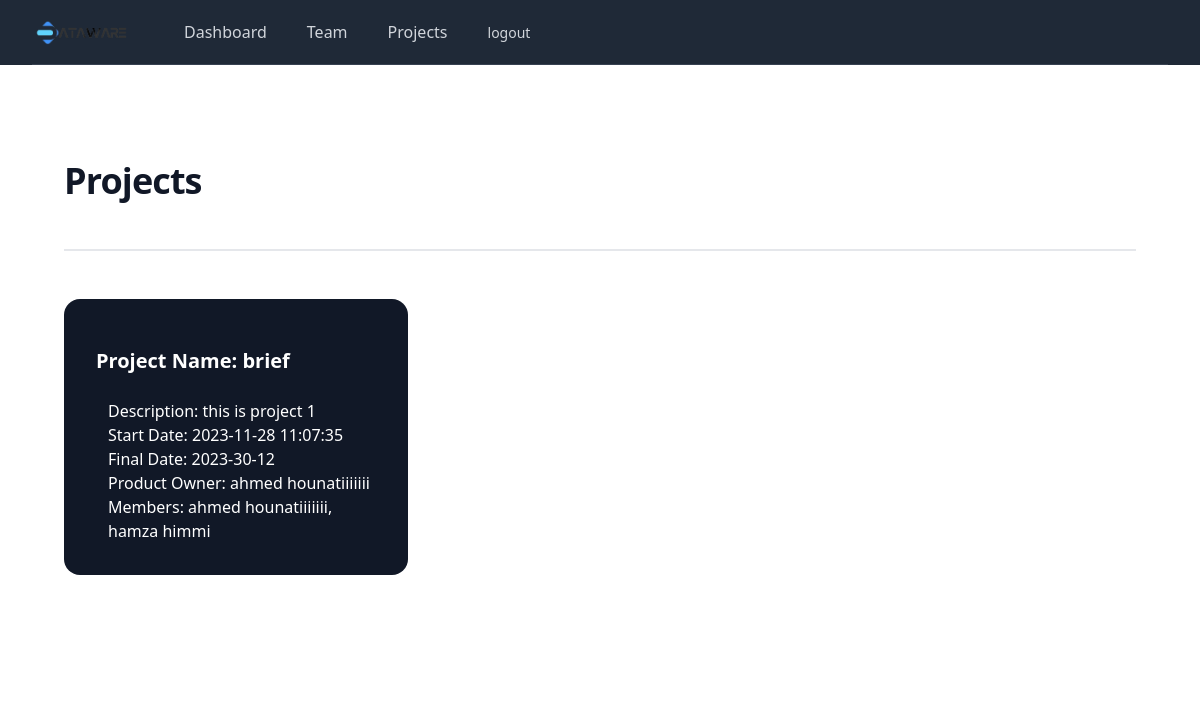
Screenshot of /sm/projectssm.php with the database file from the repository.
### tables this page shows
CREATE TABLE `projects` (
    `IDProject` int(11) NOT NULL,
    `ProjectName` varchar(50) DEFAULT NULL,
    `Discription` varchar(255) DEFAULT NULL,
    `Datedepart` datetime NOT NULL DEFAULT curtime(),
    `Datedefini` varchar(10) DEFAULT NULL,
    `IDPO` int(11) NOT NULL
);

CREATE TABLE `perssonel` (
    `Id` int(11) NOT NULL,
    `FirstName` varchar(255) DEFAULT NULL,
    `LastName` varchar(255) DEFAULT NULL,
    `Email` varchar(255) DEFAULT NULL,
    `Passdwd` varchar(255) DEFAULT NULL,
    `Tel` varchar(25) DEFAULT NULL,
    `IDTeam` int(11) DEFAULT NULL,
    `Statut` varchar(255) DEFAULT NULL,
    `DateCreation` datetime NOT NULL DEFAULT curtime(),
    `IDProject` int(11) DEFAULT NULL,
    `role` enum('user', 'scrum_master', 'product_owner') NOT NULL DEFAULT 'user'
);

### sm/projectssm.php (the view, shortened to what this page needs)
<?php
require '../includes/conn.inc.php';
?>
<!DOCTYPE html>
<html lang="en">
<head>
    <script src="https://cdn.tailwindcss.com"></script>
</head>
<body>
    <div class="min-h-full">
        <div class="pb-32">
            <nav class="bg-gray-800">
                <div class="max-w-7xl mx-auto sm:px-6 lg:px-8">
                    <div class="border-b border-gray-700">
                        <div class="flex items-center justify-between h-16 px-4 sm:px-0">
                            <div class="flex items-center">
                                <div class="flex-shrink-0">
                                    <img class="w-[100px]" src="../img/logo-removebg-preview.png" alt="logo">
                                </div>
                                <div class="hidden md:block">
                                    <div class="ml-10 flex items-baseline space-x-4">
                                        <a href="./dashboardsm.php" class="text-gray-300 hover:bg-gray-700 hover:text-white block px-3 py-2 rounded-md text-base font-medium">Dashboard</a>
                                        <a href="./squads.php" class="text-gray-300 hover:bg-gray-700 hover:text-white block px-3 py-2 rounded-md text-base font-medium">Team</a>
                                        <a href="./projectssm.php" class="text-gray-300 hover:bg-gray-700 hover:text-white block px-3 py-2 rounded-md text-base font-medium">Projects</a>
                                        <a href="../logout.php" class="text-gray-300 hover:bg-gray-700 hover:text-white px-3 py-2 rounded-md text-sm font-medium">logout</a>
                                    </div>
                                </div>
                            </div>
                        </div>
                    </div>
                </div>
            </nav>
        </div>
        <main class="-mt-32">
            <div class="max-w-7xl mx-auto pb-12 px-4 sm:px-6 lg:px-8">
                <div class="bg-white pt-16 pb-20 px-4 sm:px-6 lg:pt-24 lg:pb-28 lg:px-8">
                    <div class="relative max-w-lg mx-auto divide-y-2 divide-gray-200 lg:max-w-7xl">
                        <div class="flex justify-between">
                            <h2 class="text-3xl tracking-tight font-extrabold text-gray-900 sm:text-4xl">Projects</h2>
                        </div>
                        <div class="mt-12 grid gap-16 pt-12 lg:grid-cols-3 lg:gap-x-5 lg:gap-y-12">
                            <?php
                            $sql = "SELECT
                            projects.IDProject,
                            projects.ProjectName,
                            projects.Discription,
                            projects.Datedepart,
                            projects.Datedefini,
                            GROUP_CONCAT(IFNULL(CONCAT(perssonel.FirstName, ' ', perssonel.LastName), '') SEPARATOR ', ') AS Members,
                            po.FirstName AS PO_FirstName,
                            po.LastName AS PO_LastName
                            FROM projects
                            LEFT JOIN perssonel ON projects.IDProject = perssonel.IDProject
                            LEFT JOIN perssonel po ON projects.IDPO = po.Id
                            GROUP BY projects.IDProject;
                            ";
                            $stmt = $conn->query($sql);
                            while ($row = $stmt->fetch(PDO::FETCH_ASSOC)) {
                            ?>
                                <div class="bg-gray-900 p-8 rounded-2xl">
                                    <p class="block mt-4">
                                    <p class="text-xl font-semibold text-white">Project Name: <?php echo $row['ProjectName']; ?></p>
                                    </p>
                                    <div class="mt-6 flex items-center">
                                        <div class="ml-3">
                                            <p class="text-white"> Description: <?php echo $row['Discription']; ?></p>
                                            <p class="text-white"> Start Date: <?php echo $row['Datedepart']; ?></p>
                                            <p class="text-white"> Final Date: <?php echo $row['Datedefini']; ?></p>
                                            <p class="text-white"> Product Owner: <?php echo $row['PO_FirstName'] . ' ' . $row['PO_LastName']; ?></p>
                                            <p class="text-white"> Members: <?php echo ($row['Members'] !== '') ? $row['Members'] : 'No members'; ?></p>
                                        </div>
                                    </div>
                                </div>
                            <?php
                            }
                            ?>
                        </div>
                    </div>
                </div>
            </div>
    </div>
</body>
</html>

### rows the page displays
projects: ProjectName "brief", Discription "this is project 1", Datedepart "2023-11-28 11:07:35", Datedefini "2023-30-12", IDPO.FirstName "ahmed", IDPO.LastName "hounatiiiiiii", Members "ahmed hounatiiiiiii, hamza himmi"
